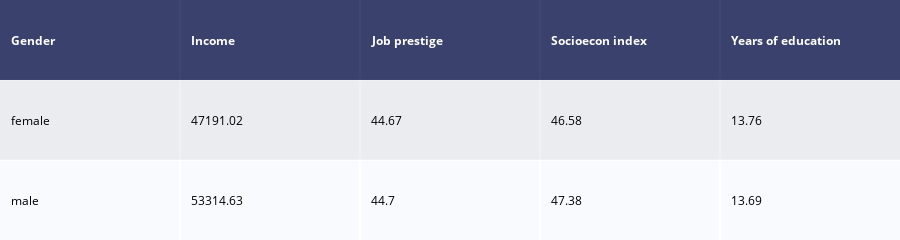

The notebook cell saved with this chart:
### Code cell
table = ff.create_table(stats_df)
table.show()

### Figure 1 — Plotly figure (JSON) as saved in the notebook; plotly's stock layout.template omitted (floating-point values rounded to 4 significant figures)
{"data": [{"colorscale": [[0, "#00083e"], [0.5, "#ededee"], [1, "#ffffff"]], "hoverinfo": "none", "opacity": 0.75, "showscale": false, "type": "heatmap", "z": [[0, 0, 0, 0, 0], [0.5, 0.5, 0.5, 0.5, 0.5], [1, 1, 1, 1, 1]]}], "layout": {"annotations": [{"align": "left", "font": {"color": "#ffffff"}, "showarrow": false, "text": "<b>Gender</b>", "x": -0.45, "xanchor": "left", "xref": "x", "y": 0, "yref": "y"}, {"align": "left", "font": {"color": "#ffffff"}, "showarrow": false, "text": "<b>Income</b>", "x": 0.55, "xanchor": "left", "xref": "x", "y": 0, "yref": "y"}, {"align": "left", "font": {"color": "#ffffff"}, "showarrow": false, "text": "<b>Job prestige</b>", "x": 1.55, "xanchor": "left", "xref": "x", "y": 0, "yref": "y"}, {"align": "left", "font": {"color": "#ffffff"}, "showarrow": false, "text": "<b>Socioecon index</b>", "x": 2.55, "xanchor": "left", "xref": "x", "y": 0, "yref": "y"}, {"align": "left", "font": {"color": "#ffffff"}, "showarrow": false, "text": "<b>Years of education</b>", "x": 3.55, "xanchor": "left", "xref": "x", "y": 0, "yref": "y"}, {"align": "left", "font": {"color": "#000000"}, "showarrow": false, "text": "female", "x": -0.45, "xanchor": "left", "xref": "x", "y": 1, "yref": "y"}, {"align": "left", "font": {"color": "#000000"}, "showarrow": false, "text": "47191.02", "x": 0.55, "xanchor": "left", "xref": "x", "y": 1, "yref": "y"}, {"align": "left", "font": {"color": "#000000"}, "showarrow": false, "text": "44.67", "x": 1.55, "xanchor": "left", "xref": "x", "y": 1, "yref": "y"}, {"align": "left", "font": {"color": "#000000"}, "showarrow": false, "text": "46.58", "x": 2.55, "xanchor": "left", "xref": "x", "y": 1, "yref": "y"}, {"align": "left", "font": {"color": "#000000"}, "showarrow": false, "text": "13.76", "x": 3.55, "xanchor": "left", "xref": "x", "y": 1, "yref": "y"}, {"align": "left", "font": {"color": "#000000"}, "showarrow": false, "text": "male", "x": -0.45, "xanchor": "left", "xref": "x", "y": 2, "yref": "y"}, {"align": "left", "font": {"color": "#000000"}, "showarrow": false, "text": "53314.63", "x": 0.55, "xanchor": "left", "xref": "x", "y": 2, "yref": "y"}, {"align": "left", "font": {"color": "#000000"}, "showarrow": false, "text": "44.7", "x": 1.55, "xanchor": "left", "xref": "x", "y": 2, "yref": "y"}, {"align": "left", "font": {"color": "#000000"}, "showarrow": false, "text": "47.38", "x": 2.55, "xanchor": "left", "xref": "x", "y": 2, "yref": "y"}, {"align": "left", "font": {"color": "#000000"}, "showarrow": false, "text": "13.69", "x": 3.55, "xanchor": "left", "xref": "x", "y": 2, "yref": "y"}], "height": 140, "margin": {"b": 0, "l": 0, "r": 0, "t": 0}, "xaxis": {"dtick": 1, "gridwidth": 2, "showticklabels": false, "tick0": -0.5, "ticks": "", "zeroline": false}, "yaxis": {"autorange": "reversed", "dtick": 1, "gridwidth": 2, "showticklabels": false, "tick0": 0.5, "ticks": "", "zeroline": false}}}
